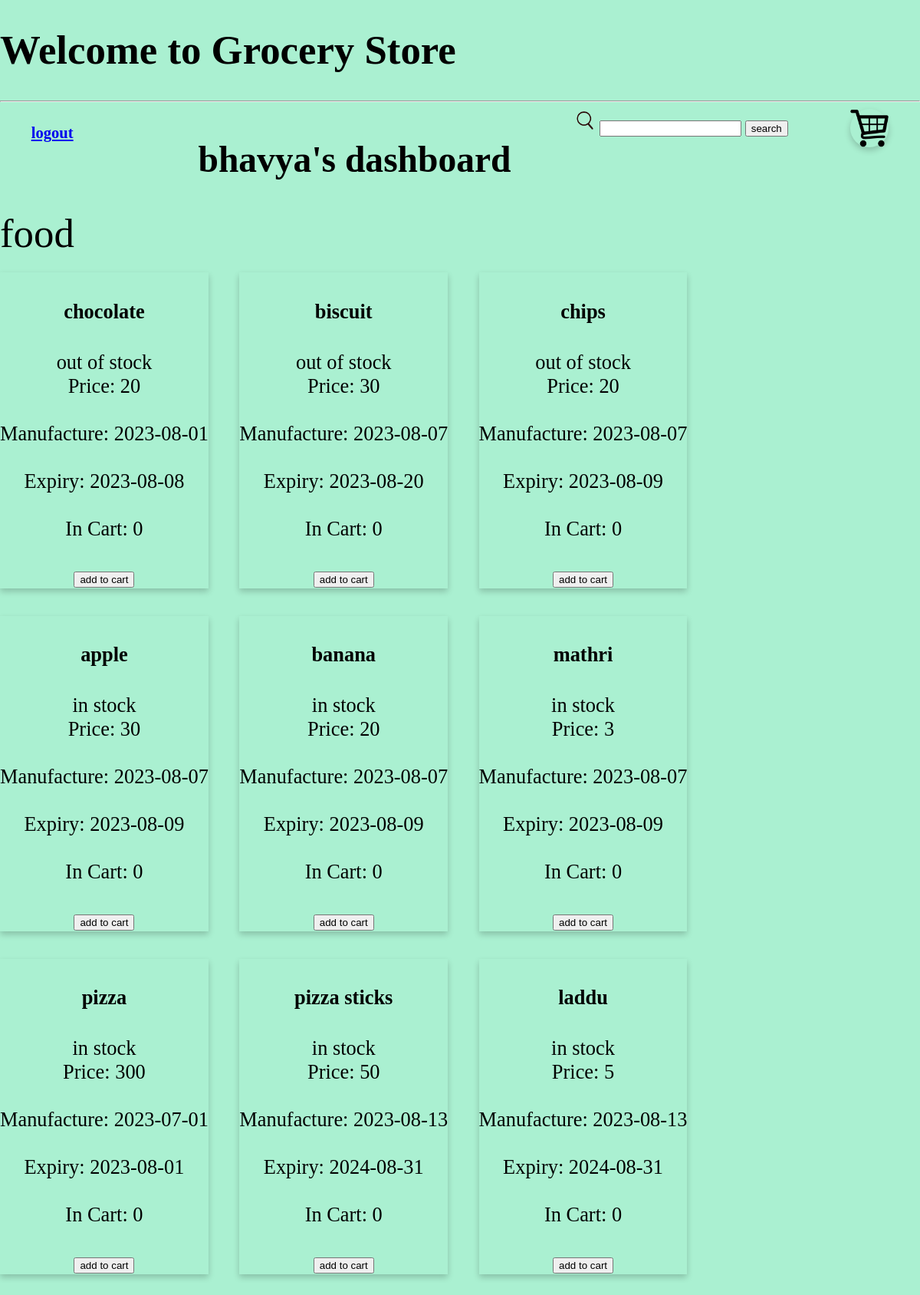
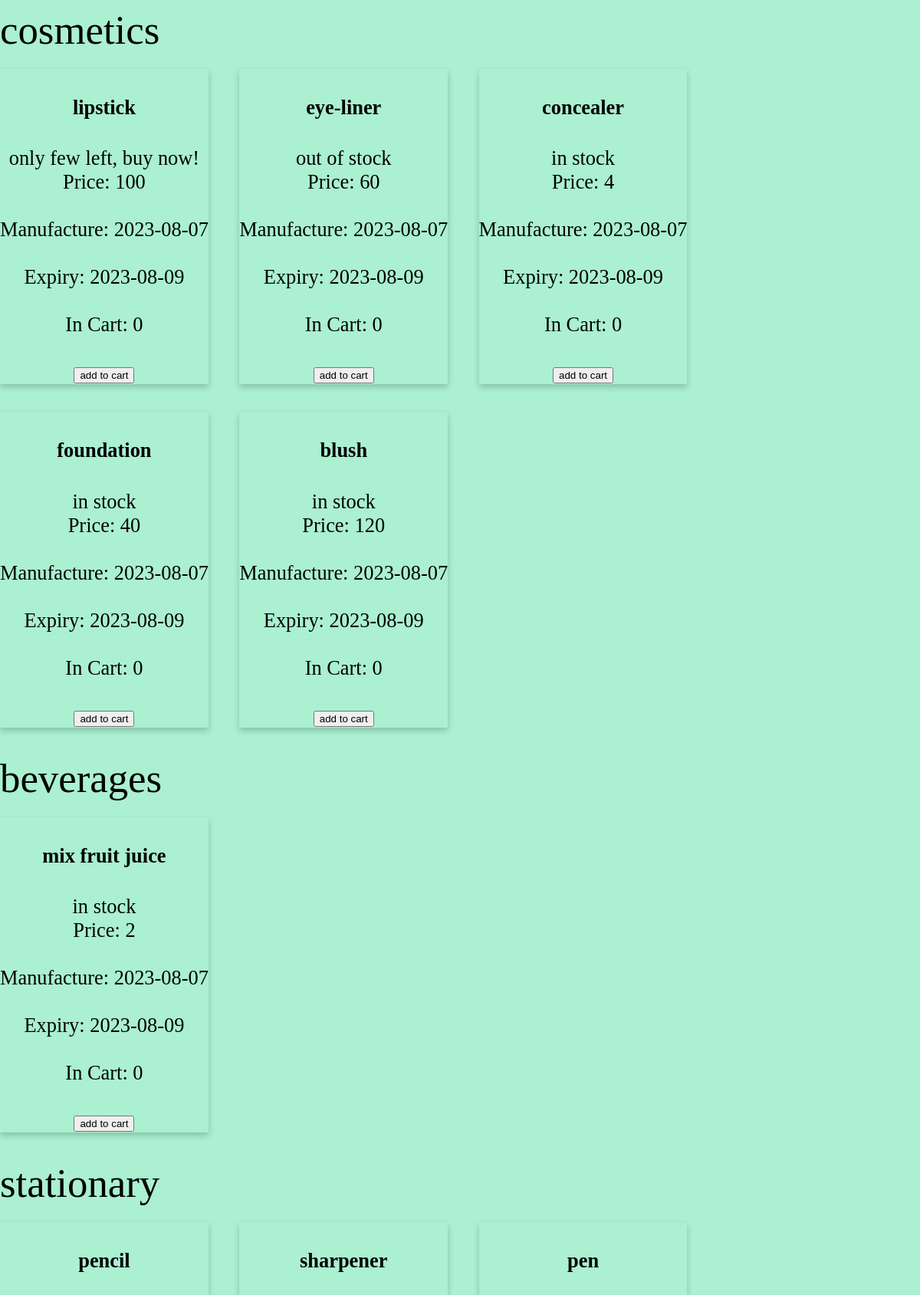
Screenshot of /customer/dashboard/bhavya (upper part) with the database file from the repository (2 pictures, top to bottom).
### applications/models.py (models this page shows, shortened)
class Users(db.Model):
    __tablename__ = 'users'
    user_id = db.Column(db.Integer, primary_key=True, nullable=False)
    name = db.Column(db.String, nullable=False)
    password = db.Column(db.String, nullable=False)

class Product(db.Model):
    __tablename__ = 'products'
    product_id = db.Column(db.Integer, primary_key=True, nullable=False)
    category = db.Column(db.Text, nullable=False)
    name = db.Column(db.Text, nullable=False)
    quantity = db.Column(db.Integer, nullable=False)
    price = db.Column(db.Integer, nullable=False)
    description = db.Column(db.Text)
    sold = db.Column(db.Integer, default=0)
    manufacture = db.Column(db.Text)
    expiry = db.Column(db.Text)

### applications/customer_controllers.py (the view)
@app.route('/customer/dashboard/<name>', methods=['GET', 'POST'])
def dash(name):
    user = Users.query.filter_by(name=name).one()
    l, products, prodmat = rendercustdash(name)
    if(l == 0):
        return render_template('custdash.html', empty=True, search=False)
    else:
        return render_template('custdash.html', empty=False, search=False, categories=products, items=prodmat, user=user)

### applications/customer_controllers.py (called while the page is built, shortened)
def rendercustdash(name):
    products = Categories.query.all()
    user = Users.query.filter_by(name=name).one()
    id = user.user_id
    prodmat = []
    for cat in products:
        if cat.total == 0:
            catname = cat.name
            allofcat = ['empty', catname, 'no products added']
        else:
            allofcat = []
            temp = Product.query.filter_by(category=cat.name).all()
            for prod in temp:
                item = cart.query.filter_by(user_id=id, product_id=prod.product_id).count()
                if(item == 0):
                    temp2 = [prod.category, prod.name, prod.quantity, prod.price, prod.product_id, 0, prod.manufacture, prod.expiry]
                    allofcat.append(temp2)
        prodmat.append(allofcat)
    return (len(products), products, prodmat)

### templates/custdash.html
<!DOCTYPE html>
<html>
    <link rel="stylesheet" href = "{{ url_for('static', filename='stylesheets/custdash.css') }}">
    <head>
        <h1>Welcome to Grocery Store</h1>
        <hr>
    </head>
    <body>
    <div style="display: flex; justify-content: space-around">
            <div><h3><a  href="/customer">logout</h3></a></div> <br><br>
        <div class="heading"><h2>{{user.name}}'s dashboard</h2></div>
        <div class="heading">
            <form method="POST" action="/customer/{{user.user_id}}/search">
                <img src="../../static/search.png" height="30" width="30">
                <input type="text" name="search" width="3%">
                <input type="submit" value="search">
            </form>
        </div>
        <div class="heading">
            <a href="/customer/{{user.user_id}}/cart">
            <img src="../../static/cart.png" alt="cart" height="50" width="50" class="cartlink"><br>
            </a>
        </div>
    </div>
    {% if empty %}
        <h3>Store out of stock, please visit later!!</h3>
    {% else -%}
        {% if search %}
            <a href="/customer/dashboard/{{user.name}}">go back</a> <br><br>
            {% for item in items %}
                <div class="card">
                    <h4>{{item.name}}</h4>
                    Price: {{item.price}} <br>
                    Manufacture: {{item.manufacture}}<br>
                    Expiry: {{item.expiry}} <br>
                    <form method="POST" action="/customer/{{user.user_id}}/add/{{item.product_id}}/tocart">
                        <input type="submit" value="add to cart" name="add">
                    </form>
                </div>
            {% endfor %}
        {% else -%}
            {% for item in items %}
            <div>
                {% if item[0] == 'empty' %}
                <div class="cathead">{{item[1]}} </div>
                <div class="card">
                <center>
                    No items right now <br>
                <br>
                </center>
                </div>
                {% else -%}
                <div class="cathead">{{item[0][0]}}</div> <br>
                    {% for row in item %}
                    <div class="card">
                    <center>
                        <h4>{{row[1]}}</h4>
                        {% if row[2] == 0 %}
                            out of stock<br>
                        {% elif row[2] < 3 %}
                            only few left, buy now!<br>
                        {% else -%}
                            in stock<br>
                        {% endif %}
                        Price: {{row[3]}}<br>
                        <br>
                        Manufacture: {{row[6]}} <br><br>
                        Expiry: {{row[7]}} <br><br>
                        In Cart: {{row[5]}} <br><br>
                        <form method="POST" action="/customer/{{user.user_id}}/add/{{row[4]}}/tocart">
                            <input type="submit" value="add to cart" name="add">
                        </form>
                    </center>
                    </div>
                    {% endfor %}
                {% endif %}
            </div>
            {% endfor %}
        {% endif %}
    {% endif %}
    <br>
    </body>
</html>

### static/stylesheets/custdash.css (style rules this page uses)
.card { box-shadow: 0 4px 8px 0 rgba(0,0,0,0.2); transition: 0.3; display: inline-block; margin-right: 3%; font-size: 150%; margin-bottom: 3%; }
h1 { font-size: 300%; }
h2 { font-size: 270%; }
.cathead { font-size: 300%; }
.heading { display: inline-block; }
.cartlink { box-shadow: 0 4px 8px 0 rgba(0,0,0,0.2); border-radius: 100%; overflow: visible; }
body { background-color: #AAF0D1; margin: auto; font-size: 110%; }

### rows the page displays
Users: name "bhavya"
Product: category "food", name "chocolate", shows "out of stock", price "20", manufacture "2023-08-01", expiry "2023-08-08", quantity "0"
Product: name "biscuit", shows "out of stock", price "30", manufacture "2023-08-07", expiry "2023-08-20", quantity "0"
Product: name "chips", shows "out of stock", price "20", manufacture "2023-08-07", expiry "2023-08-09", quantity "0"
Product: name "apple", shows "in stock", price "30", manufacture "2023-08-07", expiry "2023-08-09", row "0"
Product: name "banana", shows "in stock", price "20", manufacture "2023-08-07", expiry "2023-08-09", sold "0"
Product: name "mathri", shows "in stock", price "3", manufacture "2023-08-07", expiry "2023-08-09", sold "0"
Product: name "pizza", shows "in stock", price "300", manufacture "2023-07-01", expiry "2023-08-01", row "0"
Product: name "pizza sticks", shows "in stock", price "50", manufacture "2023-08-13", expiry "2024-08-31", sold "0"
Product: name "laddu", shows "in stock", price "5", manufacture "2023-08-13", expiry "2024-08-31", sold "0"
Product: category "cosmetics", name "lipstick", shows "only few left, buy now!", price "100", manufacture "2023-08-07", expiry "2023-08-09", row "0"
Product: name "eye-liner", shows "out of stock", price "60", manufacture "2023-08-07", expiry "2023-08-09", row "0"
Product: name "concealer", shows "in stock", price "4", manufacture "2023-08-07", expiry "2023-08-09", sold "0"
Product: name "foundation", shows "in stock", price "40", manufacture "2023-08-07", expiry "2023-08-09", row "0"
Product: name "blush", shows "in stock", price "120", manufacture "2023-08-07", expiry "2023-08-09", sold "0"
Product: category "beverages", name "mix fruit juice", quantity "in stock", price "2", manufacture "2023-08-07", expiry "2023-08-09", row "0"
Product: category "stationary", name "pencil"
Product: name "sharpener"
Product: name "pen"
